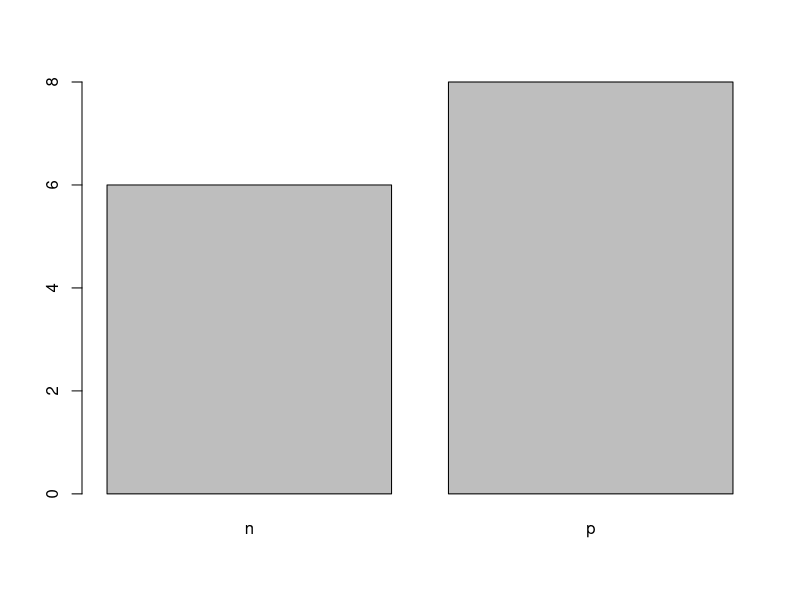

The R script that drew this image:
## ---- chunk 1


## ---- chunk 2


## ---- chunk 3
2+2
2-2
2*2
2/2
2%*%2
## ---- chunk 4
x <- 4
y <- 6
x + y
z <- "Hello Harvard Forest"
print(z)
## ---- chunk 5
v <- c(1,2,3,4,10)
sum(v)

v2 <- c(10,15,20,30,40)
v + v2

## ---- chunk 6
temperature <- c(70,80,50,53,60,45) # in Fahrenheit
precipitation <- c(.01,1,0,2,.8,1.5) # in inches
## ---- chunk 7
weather <- data.frame(date = c("3/18","3/19","4/10","4/11","4/18","5/10"),temperature = c(70,80,50,53,60,45),
                      precipitation = c(.01,1,0,2,.8,1.5) )
weather
## ---- chunk 8
setwd('../')

## ---- chunk 9
REUdata <- read.csv("../../data/REUdata.csv")

## ---- chunk 10
REUdata[,"Name"]  ####THIS IS HOW YOU SELECT A COLUMN

## ---- chunk 11
head(REUdata)

## ---- chunk 12
table(REUdata[,"I.have.used.R"])

## ---- chunk 13
table(REUdata$Pirates.or.Ninjas)
## ---- chunk 14
pirates.or.ninjas <- c('p','n','p',NA,'p','n',
     'n','p',NA,NA,NA,'p','p',NA,
     'p',NA,'p','n',NA,'n','n',NA)
## ---- chunk 15
table(pirates.or.ninjas)
## ---- chunk 16
barplot(table(pirates.or.ninjas))
## ---- chunk 17
names(REUdata)
REUdata[,"clean.Pirates.Ninjas"] <- pirates.or.ninjas
names(REUdata)
## ---- chunk 18
REUdata$Pirates.or.Ninjas

##Looking at the output we can see that the 14th value is "Ninjas!". We did not include this before but I think it's safe to 
##assume that this should count as a 'n'.

REUdata[14, ]

REUdata[14,"clean.Pirates.Ninjas"]

table(REUdata$clean.Pirates.Ninjas)
REUdata[14,"clean.Pirates.Ninjas"] <- "n"
REUdata[14,"clean.Pirates.Ninjas"]
table(REUdata$clean.Pirates.Ninjas)
